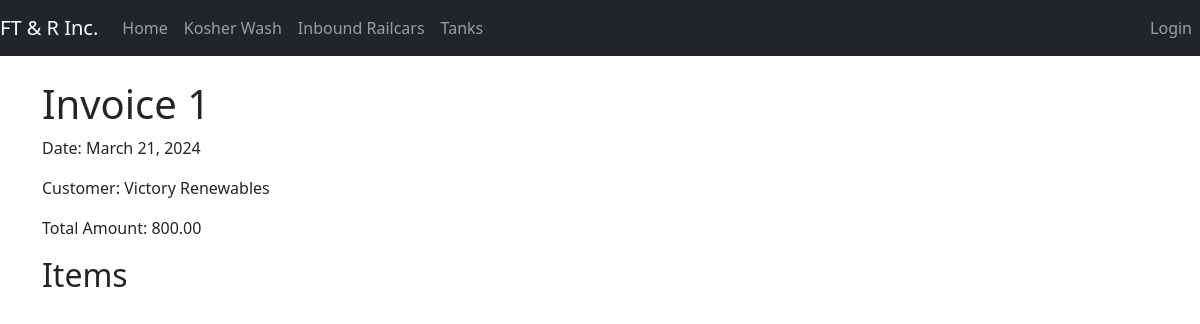
Page /view_standalone_invoice/1/ on the committed database.
### myapp/models.py (models this page shows, shortened)
class Invoice(models.Model):
    invoice_number = models.AutoField(primary_key=True)
    email_sent = models.BooleanField(default=False)
    issue_date = models.DateField()
    due_date = models.DateField()
    customer = models.ForeignKey(Customer, on_delete=models.CASCADE)
    railcar = models.ForeignKey(Railcar, on_delete=models.CASCADE, null=True, blank=True)
    seller_name = models.CharField(max_length=255)
    seller_address = models.CharField(max_length=255)
    seller_contact = models.CharField(max_length=255)
    total_amount_due = models.DecimalField(max_digits=10, decimal_places=2)
    invoice_timestamp = models.DateTimeField(default=timezone.now)
    is_paid = models.BooleanField(default=False)
    proof_of_payment = models.FileField(upload_to='proofs_of_payment/', null=True, blank=True)
    class Meta:
        unique_together = ('railcar', 'issue_date', 'due_date')

class Customer(models.Model):
    name = models.CharField(max_length=100)
    customer_address = models.CharField(max_length=255, null=True)
    customer_contact = models.CharField(max_length=255, null=True)
    entrance_fee = models.DecimalField(max_digits=10, decimal_places=2)
    demurrage_rate = models.DecimalField(max_digits=10, decimal_places=2, default=0.0)
    demurrage_free_days = models.PositiveIntegerField(default=0)
    contact_email = models.EmailField(max_length=254, blank=True, null=True)
    rate_per_pound = models.DecimalField(max_digits=5, decimal_places=2, default=0.00)
    def __str__(self):
        return self.name  # Replace 'customer_name' with the actual field you want to display

### myapp/views.py (the view)
# urls.py: path('view_standalone_invoice/<int:invoice_id>/', views.view_standalone_invoice, name='view_standalone_invoice'),
def view_standalone_invoice(request, invoice_id):
    invoice = Invoice.objects.get(invoice_number=invoice_id)
    print(invoice.issue_date, invoice.total_amount_due, invoice.invoiceitem_set.all())  # Corrected line
    return render(request, 'main/view_standalone_invoice.html', {'invoice': invoice})

### myapp/templates/main/view_standalone_invoice.html (shortened to what this page needs)
{% extends 'main/base.html' %}
{% block content %}
<!DOCTYPE html>
<html>
<head>
</head>
<body>
    <h1>Invoice {{ invoice.invoice_number }}</h1>
    <p>Date: {{ invoice.issue_date }}</p>
    <p>Customer: {{ invoice.customer }}</p>
    <p>Total Amount: {{ invoice.total_amount_due }}</p>
    <h2>Items</h2>
</body>
</html>
{% endblock %}

### rows in the picture
Invoice: invoice_number "1", issue_date "March 21, 2024", customer "Victory Renewables", total_amount_due "800.00"
